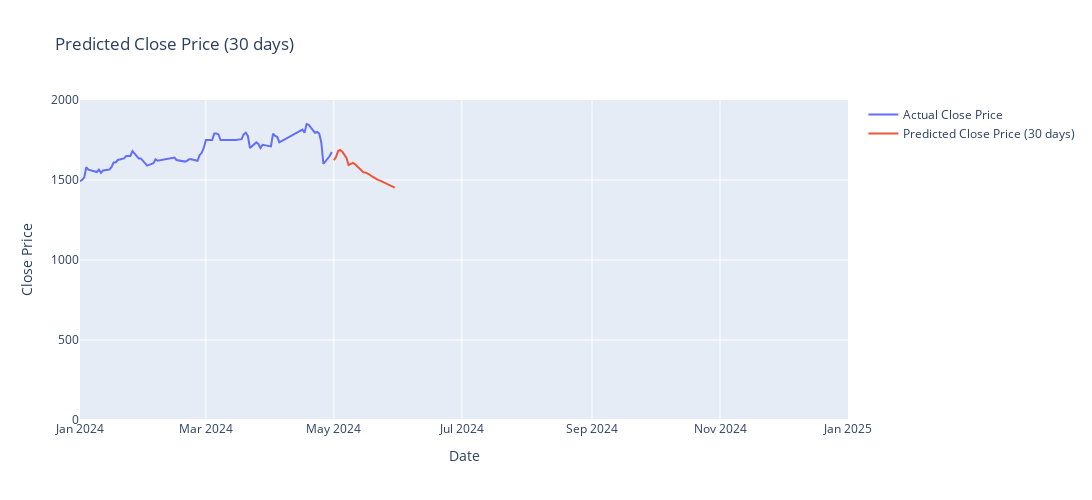

Notebook cell for this chart:
### Code cell
# Mengambil tanggal terakhir dari data
last_date = data['Date'].iloc[-1]

# Membuat rentang tanggal untuk prediksi 30 hari ke depan
future_dates = pd.date_range(start=last_date, periods=31, freq='D')[1:]

# Memvisualisasikan hasil prediksi harga 30 hari ke depan pada grafik yang diberikan
fig = go.Figure(data=[
    go.Scatter(x=data['Date'], y=data['Close'], name='Actual Close Price'),
    go.Scatter(x=future_dates, y=future_predictions_30, name='Predicted Close Price (30 days)')
])

fig.update_layout(
    height = 500, 
    width = 1200,
    title='Predicted Close Price (30 days)',
    xaxis_title='Date',
    yaxis_title='Close Price',
    xaxis_range=['2024', '2025'],
    yaxis_range=[0, 2000]
)

fig.show()

### Figure 1 — Plotly figure (JSON) as saved in the notebook; plotly's stock layout.template omitted (floating-point values rounded to 4 significant figures; data arrays with more than 128 entries replaced by an {"elided": "..."} marker saying what was removed)
{"data": [{"name": "Actual Close Price", "type": "scatter", "x": {"elided": "4591 str values"}, "y": {"elided": "4591 float values"}}, {"name": "Predicted Close Price (30 days)", "type": "scatter", "x": ["2024-05-01T00:00:00", "2024-05-02T00:00:00", "2024-05-03T00:00:00", "2024-05-04T00:00:00", "2024-05-05T00:00:00", "2024-05-06T00:00:00", "2024-05-07T00:00:00", "2024-05-08T00:00:00", "2024-05-09T00:00:00", "2024-05-10T00:00:00", "2024-05-11T00:00:00", "2024-05-12T00:00:00", "2024-05-13T00:00:00", "2024-05-14T00:00:00", "2024-05-15T00:00:00", "2024-05-16T00:00:00", "2024-05-17T00:00:00", "2024-05-18T00:00:00", "2024-05-19T00:00:00", "2024-05-20T00:00:00", "2024-05-21T00:00:00", "2024-05-22T00:00:00", "2024-05-23T00:00:00", "2024-05-24T00:00:00", "2024-05-25T00:00:00", "2024-05-26T00:00:00", "2024-05-27T00:00:00", "2024-05-28T00:00:00", "2024-05-29T00:00:00", "2024-05-30T00:00:00"], "y": [1624.0, 1643.0, 1681.0, 1687.0, 1678.0, 1660.0, 1638.0, 1593.0, 1602.0, 1607.0, 1600.0, 1587.0, 1573.0, 1559.0, 1548.0, 1547.0, 1542.0, 1533.0, 1524.0, 1514.0, 1507.0, 1501.0, 1496.0, 1490.0, 1482.0, 1475.0, 1469.0, 1463.0, 1458.0, 1452.0]}], "layout": {"height": 500, "title": {"text": "Predicted Close Price (30 days)"}, "width": 1200, "xaxis": {"range": ["2024", "2025"], "title": {"text": "Date"}}, "yaxis": {"range": [0, 2000], "title": {"text": "Close Price"}}}}
